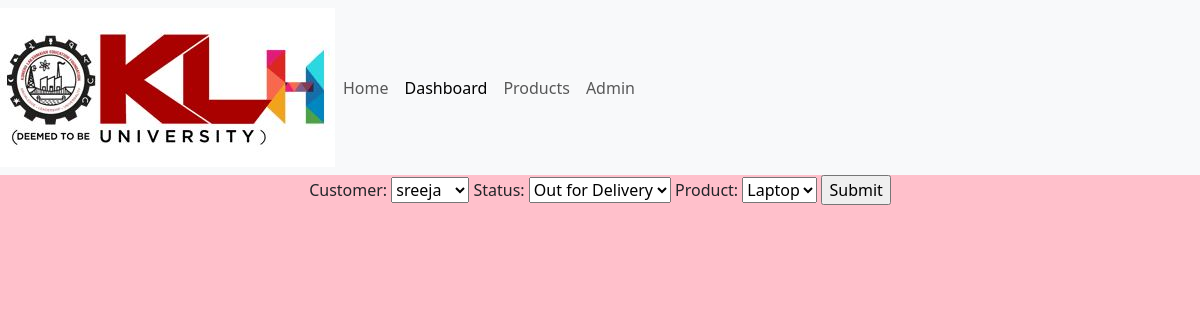
Screenshot of /update_order/9 with the database file from the repository.
### ap/models.py (models this page shows)
class Order(models.Model):
    STATUS=(
        ('Pending','Pending'),
        ('Out for Delivery','Out for Delivery'),
        ('Delivered','Delivered')
    )
    customer=models.ForeignKey(Customer,null=True,on_delete=models.SET_NULL)
    status=models.CharField(max_length=100,null=True,choices=STATUS)
    product=models.ForeignKey(Product,null=True,on_delete=models.SET_NULL)

### ap/views.py (the view)
# urls.py: path('update_order/<str:pk>',views.updateOrder,name='update_order'),
def updateOrder(request,pk):
    order=Order.objects.get(id=pk)
    form=OrderForm(instance=order)
    if request.method=="POST":
        form=OrderForm(request.POST,instance=order)
        if form.is_valid():
            form.save()
            return redirect('/')
    context={'form':form}
    return render(request,'order_form.html',context)

### ap/forms.py
class OrderForm(ModelForm):
    class Meta:
        model=Order
        fields='__all__'

### ap/models.py (called while the page is built)
    def __str__(self):
        return self.Name

    def __str__(self):
        return self.Name

### templates/order_form.html (shortened to what this page needs)
{% extends 'base.html' %}
{% block content %}
<form action="" method="POST">
    {{form}}
    <input type="submit" name="submit">
</form>
{% endblock %}

### templates/base.html (style rules this page uses)
body { background-color: pink; text-align: center; margin: auto; padding: 0%; }

### rows the page displays
Order: customer "sreeja", status "Out for Delivery", product "Laptop"
